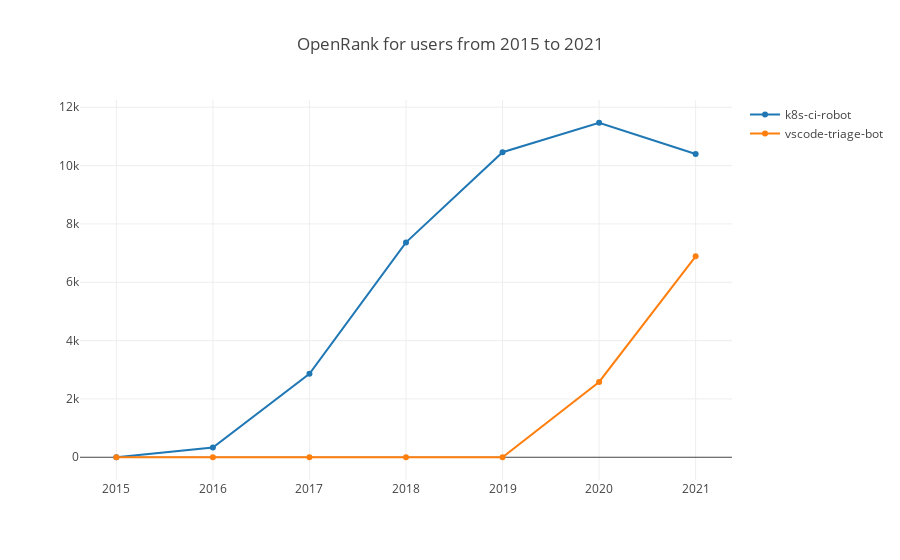

Write notebook code for a chart like this one.
### Markdown cell above
- getUserOpenrank

This function will return the user OpenRank with the config param.

Here is an example of k8s-ci-robot and vscode-triage-bot by year from 2015 to 2021.

### Code cell
var startYear = 2015, startMonth = 1, endYear = 2021, endMonth = 12, x = [];
for (let y = startYear; y <= endYear; y++) x.push(`${y}`);
openDigger.index.openrank.getUserOpenrank({userLogins: ['k8s-ci-robot', 'vscode-triage-bot'], startYear, startMonth, endYear, endMonth, groupTimeRange: 'year'}).then(data => {
    openDigger.render.plotly(data.map(row => {
        return { x, y: row.openrank, mode: 'scatter', name: row.name };
    }), {title: `OpenRank for users from ${startYear} to ${endYear}`, xaxis: {type: 'category'}});
});

### Figure 1 — Plotly figure (JSON) as saved in the notebook; plotly's stock layout.template omitted (floating-point values rounded to 4 significant figures)
{"data": [{"mode": "scatter", "name": "k8s-ci-robot", "x": ["2015", "2016", "2017", "2018", "2019", "2020", "2021"], "y": [0, 331.4, 2862.0, 7367.0, 10460.0, 11470.0, 10400.0]}, {"mode": "scatter", "name": "vscode-triage-bot", "x": ["2015", "2016", "2017", "2018", "2019", "2020", "2021"], "y": [0, 0, 0, 0, 0, 2582.0, 6889.0]}], "layout": {"autosize": true, "title": {"text": "OpenRank for users from 2015 to 2021"}, "xaxis": {"autorange": true, "range": [-0.3544, 6.354], "type": "category"}, "yaxis": {"autorange": true, "range": [-946.5, 12420.0], "type": "linear"}}}
